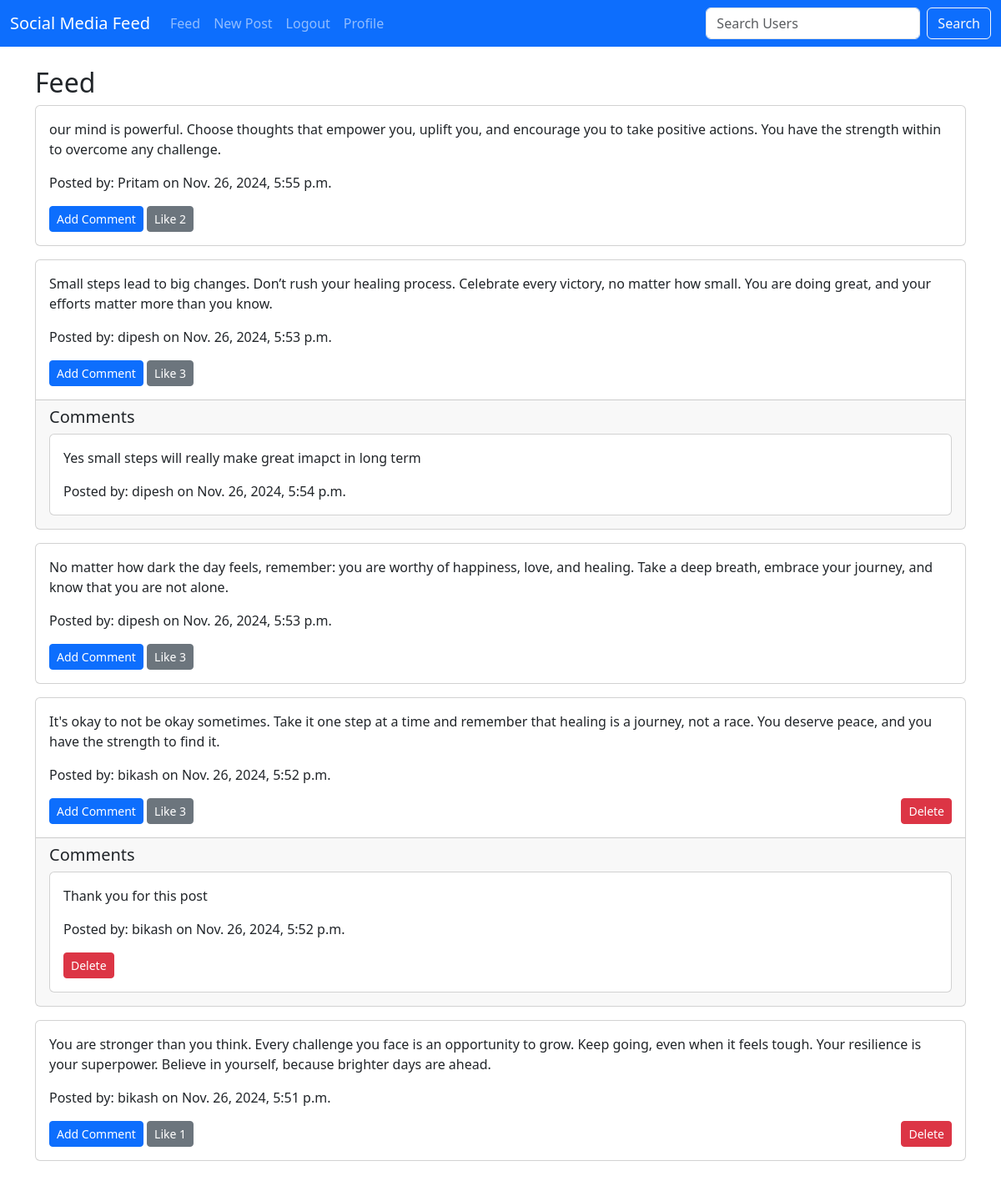
/feed/ (signed in), run on the app's committed database.
### core/models.py (models this page shows, shortened)
class Post(models.Model):
    content = models.TextField()
    user = models.ForeignKey(User, on_delete=models.CASCADE, related_name='posts')
    created_at = models.DateTimeField(auto_now_add=True)
    updated_at = models.DateTimeField(auto_now=True)

class Comment(models.Model):
    content = models.TextField()
    user = models.ForeignKey(User, on_delete=models.CASCADE, related_name='comments')
    post = models.ForeignKey(Post, on_delete=models.CASCADE, related_name='comments')
    created_at = models.DateTimeField(auto_now_add=True)
    updated_at = models.DateTimeField(auto_now=True)

### core/views.py (the view)
# urls.py: path('feed/', views.feed, name='feed'),
def feed(request):
    posts = Post.objects.all().order_by('-created_at')
    if request.user.is_authenticated:
        return render(request, 'feed.html', {'posts': posts})
    else:
        return render(request, 'guest_feed.html', {'posts': posts})

### core/templates/feed.html (shortened to what this page needs)
{% extends 'base.html' %}
{% block content %}
  <h2>Feed</h2>
  {% for post in posts %}
    <div class="card mb-3">
      <div class="card-body">
        <p class="card-text">{{ post.content }}</p>
        <p class="card-text">Posted by: {{ post.user.username }} on {{ post.created_at }}</p>
        <div class="d-flex justify-content-between">
          <div>
            <a href="{% url 'comment_create' post.pk %}" class="btn btn-primary btn-sm">Add Comment</a>
            <a href="{% url 'like' post.pk %}" class="btn btn-secondary btn-sm">Like {{ post.likes.count }}</a>
          </div>
          {% if post.user == request.user %}
            <a href="{% url 'post_delete' post.pk %}" class="btn btn-danger btn-sm">Delete</a>
          {% endif %}
        </div>
      </div>
      {% if post.comments.exists %}
        <div class="card-footer">
          <h5>Comments</h5>
          {% for comment in post.comments.all %}
            <div class="card mb-2">
              <div class="card-body">
                <p class="card-text">{{ comment.content }}</p>
                <p class="card-text">Posted by: {{ comment.user.username }} on {{ comment.created_at }}</p>
                {% if comment.user == request.user %}
                  <a href="{% url 'comment_delete' comment.pk %}" class="btn btn-danger btn-sm">Delete</a>
                {% endif %}
              </div>
            </div>
          {% endfor %}
        </div>
      {% endif %}
    </div>
  {% endfor %}
{% endblock %}

### data on the page
Post: content "our mind is powerful. Choose thoughts that empower you, uplift you, and encourage you to take positive actions. You have the strength within to overcome any challenge.", user.username "Pritam", created_at "Nov. 26, 2024, 5:55 p.m.", likes.count "2"
Post: content "Small steps lead to big changes. Don’t rush your healing process. Celebrate every victory, no matter how small. You are doing great, and your efforts matter more than you know.", user.username "dipesh", created_at "Nov. 26, 2024, 5:53 p.m.", likes.count "3"
Comment: content "Yes small steps will really make great imapct in long term", user.username "dipesh", created_at "Nov. 26, 2024, 5:54 p.m."
Post: content "No matter how dark the day feels, remember: you are worthy of happiness, love, and healing. Take a deep breath, embrace your journey, and know that you are not alone.", user.username "dipesh", created_at "Nov. 26, 2024, 5:53 p.m.", likes.count "3"
Post: content "It's okay to not be okay sometimes. Take it one step at a time and remember that healing is a journey, not a race. You deserve peace, and you have the strength to find it.", user.username "bikash", created_at "Nov. 26, 2024, 5:52 p.m.", likes.count "3", shows "Delete"
Comment: content "Thank you for this post", user.username "bikash", created_at "Nov. 26, 2024, 5:52 p.m.", shows "Delete"
Post: content "You are stronger than you think. Every challenge you face is an opportunity to grow. Keep going, even when it feels tough. Your resilience is your superpower. Believe in yourself, because brighter days are ahead.", user.username "bikash", created_at "Nov. 26, 2024, 5:51 p.m.", likes.count "1", shows "Delete"
